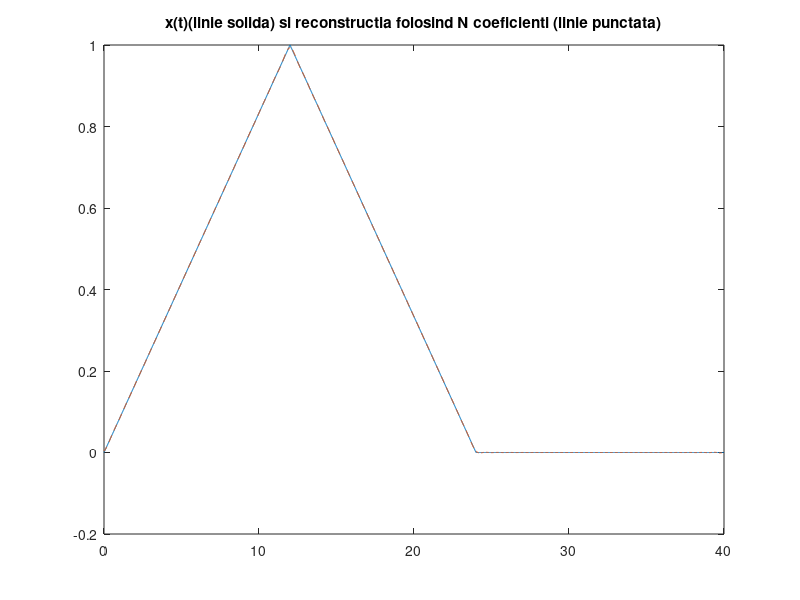
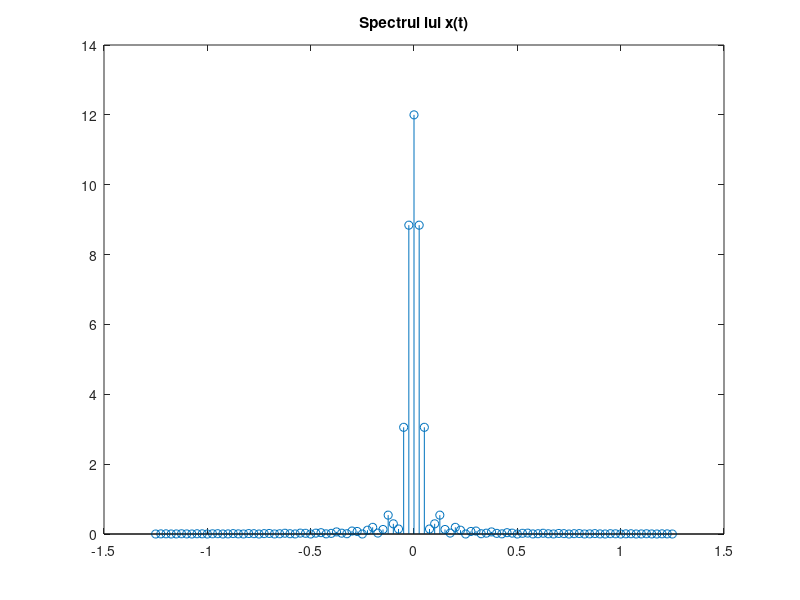

Write MATLAB code to recreate these figures, in order.
%Semnal triunghiular
%Perioada P = 40 s
%Durata semnalelor D = 24
%Rezolutie temporara adecvata
%Numar de coeficienti = 50

P = 40; 
D = 24; 
N = 50;
w0 = 2*pi/P; %pulsatia unghiulara a semnalului
t_tr = 0:0.02:D; %esantionarea semnalului original
x_tr = sawtooth((pi/12)*t_tr,0.5)/2+0.5; %semnalul triunghiular original
t = 0:0.02:P; %esantionarea semnalului modificat
x = zeros(1,length(t)); %initializare a semnalului modificat cu valori nule
x(t<=D) = x_tr; %modificam valorile nule cu valori din semnalul original
                %unde avem valori din t <= durata semnalului 
figure(1);
plot(t,x),title('x(t)(linie solida) si reconstructia folosind N coeficienti (linie punctata)'); %afisare x(t)
hold on;


for k = -N:N %k este variabila dupa care se realizeaza suma
    x_t = x_tr; %x_t e semnalul realizat dupa formula SF data
    x_t = x_t .* exp(-1i*k*w0*t_tr); %inmultire intre doua matrice element cu element
    X(k+N+1) = 0; %initializare cu valoare nula
    for i = 1:length(t_tr)-1
        X(k+N+1) = X(k+N+1) + (t_tr(i+1)-t_tr(i)) * (x_t(i)+x_t(i+1))/2; %reconstructia folosind coeficientii
    end
end

for i = 1:length(t) %i este variabila dupa care se realizeaza suma
    x_finit(i) = 0; %initializare cu valoare nula
    for k=-N:N
        x_finit(i) = x_finit(i) + (1/P) * X(k+51) * exp(1i*k*w0*t(i));  %reconstructia folosind coeficientii
    end
end
plot(t,x_finit,'--'); %afisare reconstructie semnal folosind cei N coeficienti

figure(2);
w=-50*w0:w0:50*w0; %w este vectorul ce ne va permite afisarea spectrului functiei
stem(w/(2*pi),abs(X)),title('Spectrul lui x(t)'); %afisarea spectrului

%Conform cursului de SS, teoria seriilor Fourier (trigonometrica, armonica si complexa) ne spune
%ca orice semnal periodic poate fi aproximat printr-o suma infinita de sinusuri
%si cosinusuri de diferite frecvente, fiecare ponderat cu un anumit coeficient. 
%Acesti coeficienti reprezinta practic spectrul (amplitudinea pentru anumite frecvente).
%Semnalul reconstruit foloseste un numar finit de termeni(N=50 in tema) si se apropie ca
%forma de semnalul original, insa prezinta o marja de eroare. Cu cat marim
%numarul de coeficienti ai SF, aceasta marja de eroare va fi din ce in ce mai
%mica. In plus se observa faptul ca semnalul poate fi aproximat printr-o
%suma de sinusoide, variatiile semnalului prezentand un caracter sinusoidal.
